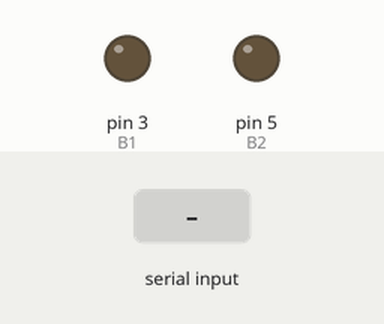
Simulated run of this sketch. Board: Arduino Uno, built with avr-gcc and run on an emulated ATmega328P. On the bench: output pins drawn as LEDs (lit = HIGH). Inputs (shaded band) come from the test bench. What the sketch prints to the serial monitor is not drawn.

Above: at 1.2 s.
1.3 s: "90,45\n" received over Serial
At 1.95 s:
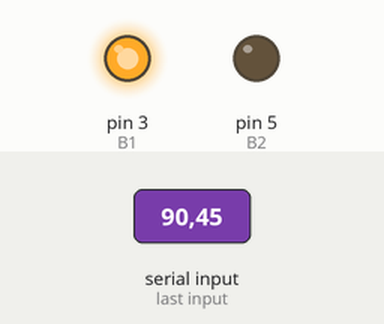
3.5 s: "30,150\n" received over Serial
At 5.0 s:
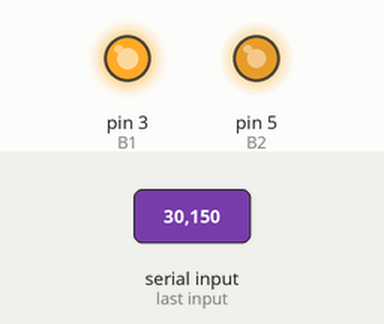
5.6 s: "2\n" received over Serial
At 6.1 s:
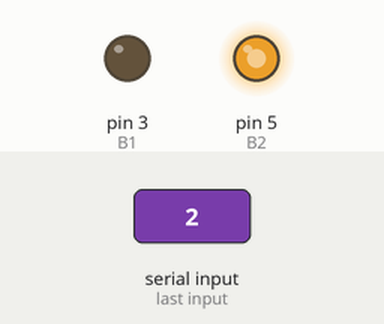
7.1 s: "1\n" received over Serial
At 8.3 s:
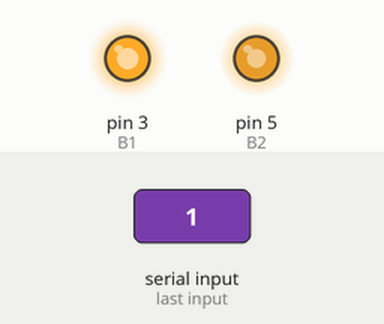
8.6 s: "200\n" received over Serial
At 9.6 s:
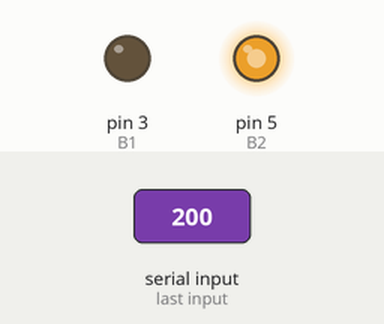
Timing chart, 0 to 11.1 s (numbered marks = the images above; inputs shaded):
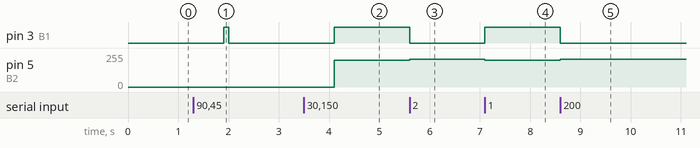

The sketch:

11.Motor.ino
```cpp
//Inisialisasi pembuatan variable
//#define A1 9 // Motor A pins
//#define A2 10
#define B1 3 // Motor B pins
#define B2 5
int incomingByte = 0; // for incoming serial data
int input = 0;

void setup() {
  //Menentukan Fungsionalitas dari PIN pada Microcontroller
  Serial.begin(115200); //baudrate yang digunakan untuk komunikasi microcontroller dengan komputer
//  pinMode(A1, OUTPUT);
//  pinMode(A2, OUTPUT);
  pinMode(B1, OUTPUT);
  pinMode(B2, OUTPUT);
//  digitalWrite(A1, LOW);
//  digitalWrite(A2, LOW);
  digitalWrite(B1, LOW);
  digitalWrite(B2, LOW);
  Serial.println("Silahkan Pilih salah satu:");
  Serial.println("1.forward");
  Serial.println("2.backward");
  Serial.println("3.stop");
  Serial.println("4.buka/ tutup palang");
  }

void loop() {
  //Program yang akan dijalankan berulang-ulang
  if (Serial.available() > 0) {
    // read the incoming byte:
    incomingByte = Serial.read();
    input = incomingByte - 48; //convert ASCII code of numbers to 1,2,3
    switch (input) {
    case 1: // if input=1 ....... motors turn forward
    forward();
    break;
    case 2: // if input=2 ....... motors turn backward
    backward();
    break;
    case 3: // if input=1 ....... motors turn stop
    Stop();
    break;
    case 4: // if input=1 ....... motors turn stop
    bukaTutup();
    break;
    }
    delay(200);
  input=0;
  }
 }

void forward() { //function of forward
  //analogWrite(A1, 255);
  //analogWrite(A2, 0);
  analogWrite(B1, 255);
  analogWrite(B2, 200);
  }

void backward() { //function of backward
  //analogWrite(A1, 0);
  //analogWrite(A2, 210);
  analogWrite(B1, 0);
  analogWrite(B2, 210);
  }

void Stop() { //function of stop
  //digitalWrite(A1, LOW);
  //digitalWrite(A2, LOW);
  digitalWrite(B1, LOW);
  digitalWrite(B2, LOW);
  }

void bukaTutup() { //function of buka/ tutp
  //digitalWrite(A1, LOW);
  //digitalWrite(A2, LOW);
  digitalWrite(B1, 255);
  delay(100);
  digitalWrite(B1, 0);
  }
```

Measured:
- after the input at 1.3 s, pin 3 (B1): LOW → HIGH after 0.60 s, → LOW 0.10 s later
- after the input at 3.5 s, pin 3 (B1): LOW → HIGH after 0.60 s; pin 5 (B2): 0/255 → 200/255 after 0.60 s
- after the input at 5.6 s, pin 3 (B1): HIGH → LOW at once; pin 5 (B2): 200/255 → 210/255 at once
- after the input at 7.1 s, pin 3 (B1): LOW → HIGH at once; pin 5 (B2): 210/255 → 200/255 at once
- after the input at 8.6 s, pin 3 (B1): HIGH → LOW at once; pin 5 (B2): 200/255 → 210/255 at once
